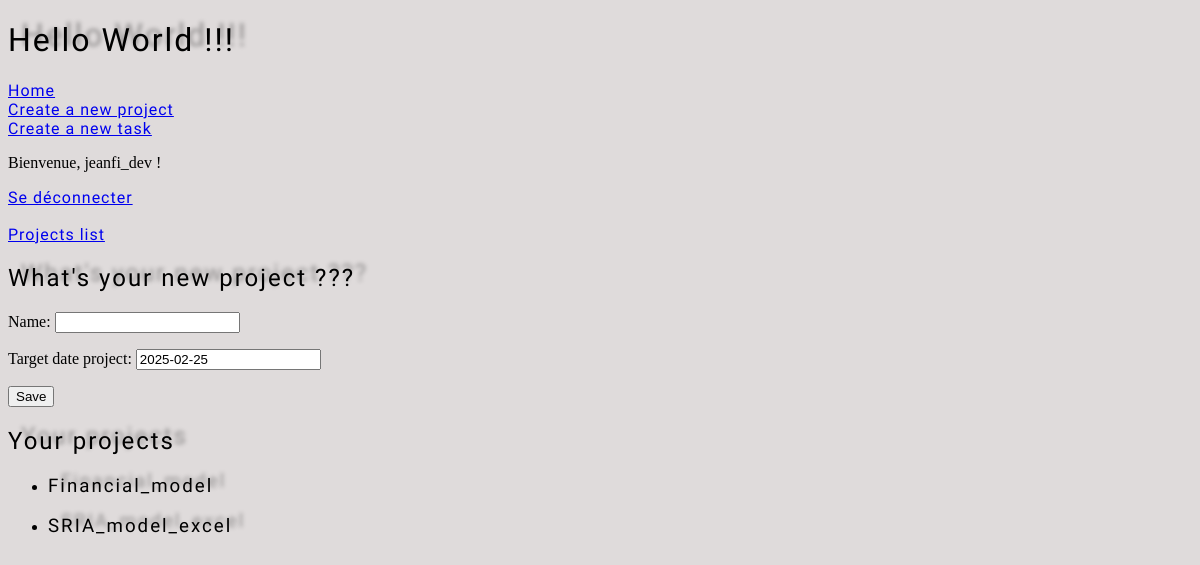
Screenshot of /todo/project_creation/ (signed in) with the database file from the repository.
### users/models.py (models this page shows, shortened)
class User (AbstractUser):
  slug = models.SlugField(blank= True)

### todolist/models.py (models this page shows, shortened)
class Project(models.Model):
  name=models.CharField(max_length=100, unique=True)
  slug=models.SlugField(max_length=100, unique=True, blank=True)
  target_date_project = models.DateField(default=default_target_date)
  historic_target_date_project= models.JSONField(default=list, blank=True)

### todolist/views.py (the view)
# urls.py: path('project_creation/', ProjectCreateView.as_view(), name='project_creation'),
class ProjectCreateView(CreateView):
  model= Project
  template_name= 'todolist/project_form.html'
  fields= ['name', 'target_date_project']
  success_url= reverse_lazy('todolist:projects_list')
  def get_context_data(self, *args, **kwargs):
    context= super().get_context_data(*args, **kwargs)
    context['projects']=Project.objects.all()
    return context

### todolist/models.py (called while the page is built)
def default_target_date():
  return date.today() + timedelta(days=1)

### todolist/templates/todolist/project_form.html (shortened to what this page needs)
<!DOCTYPE html>
<html lang="en">
  {% extends 'base.html' %} {% load static %}
    {% block content %}
    <h2>What's your new project ???</h2>
    <form method="post">
      {% csrf_token %} {{ form.as_p }}
      <button type="submit">Save</button>
    </form>
    <h2>Your projects</h2>
    <ul>
      {% for project in projects %}
      <li>
       <h3>{{ project.name }}</h3>
      </li>
      {% endfor %}
    {% endblock content %}

### templates/base.html (shortened to what this page needs)
<!DOCTYPE html>
<html lang="en">
  {% load static %}
  <head>
    <link rel="stylesheet" href="{% static 'css/users/style.css' %}" />
  </head>
  <body>
    <h1>Hello World !!!</h1>
    <a href="{% url 'index' %}">Home</a><br />
    <a href="{% url 'todolist:project_creation' %}">Create a new project</a
    ><br />
    <a href="{% url 'todolist:task_creation' %}">Create a new task</a>
    {% if user.is_authenticated %}
    <p>Bienvenue, {{ user.username }} !</p>
    <a href="{% url 'logout' %}">Se déconnecter</a>
    {% else %}
    <p>Personne n'est connecté.</p>
    <a href="{% url 'login' %}">Se connecter</a>
    {% endif %} <br /><br />
    <a href="{% url 'todolist:projects_list' %}">Projects list</a>
    {% block content %} {% endblock %}
  </body>
</html>

### static/css/users/style.css (style rules this page uses)
body { background-color: rgb(223, 219, 219); }
a, h6 { letter-spacing: 1px; font-family: "Creepster", "Times New Roman", Times, serif; font-weight: 50; font-style: normal; }
h1 { letter-spacing: 2px; text-shadow: 13px -5px 4px #00000057; font-family: "Creepster", "Times New Roman", Times, serif; font-weight: 400; font-style: normal; }
h2 { letter-spacing: 2px; text-shadow: 13px -5px 4px #00000057; font-family: "Creepster", "Times New Roman", Times, serif; font-weight: 200; font-style: normal; }
h3 { letter-spacing: 2px; text-shadow: 13px -5px 4px #00000057; font-family: "Creepster", "Times New Roman", Times, serif; font-weight: 175; font-style: normal; }

### rows the page displays
User: username "jeanfi_dev"
Project: name "Financial_model"
Project: name "SRIA_model_excel"
